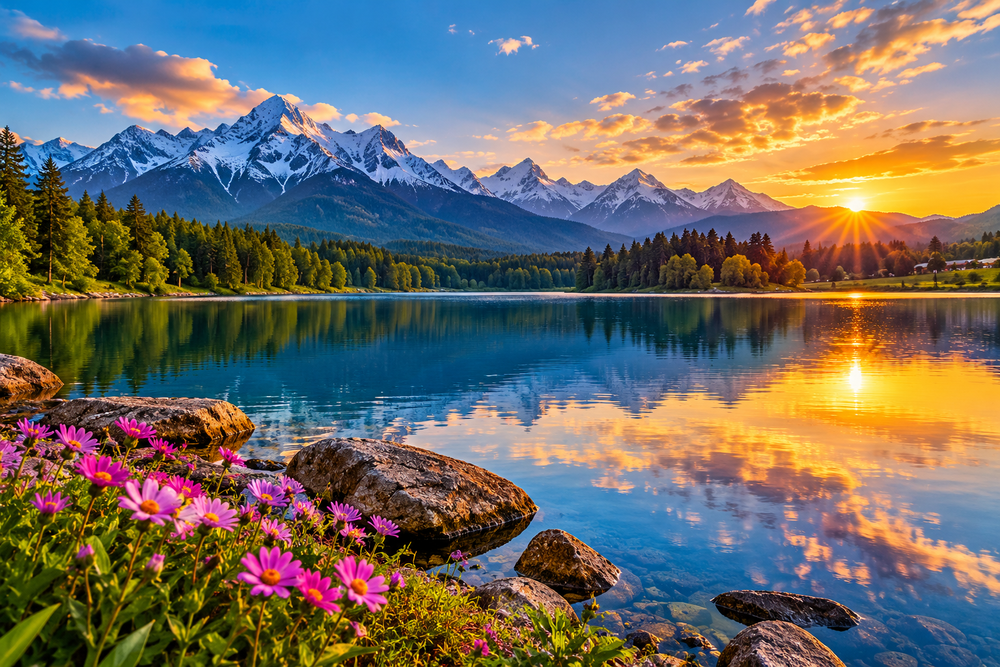
#> input picture computer_vision_experiment/sample_image.png, 1000 x 667 px, shrunk from 1536 x 1024 before the run
$ python experiment18.py
#> lines starting #> are read from the running program, lines starting #| are printed output that depends on the picture
import cv2
import matplotlib.pyplot as plt

image = cv2.imread("sample_image.png")
#> image is the input picture: shape (667, 1000, 3); mean B, G, R 101.1, 108.3, 112.5

if image is None:
    print("Error: Image not found!")
    exit()

image_rgb = cv2.cvtColor(image, cv2.COLOR_BGR2RGB)
h, w, c = image_rgb.shape
#> h = 667; w = 1000; c = 3

roi = image_rgb[int(h * 0.2):int(h * 0.6), int(w * 0.2):int(w * 0.6)].copy()
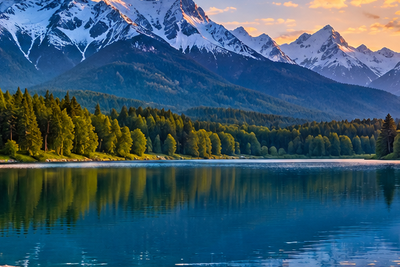
#> roi: shape (267, 400, 3); mean R, G, B 55.9, 87.8, 107

pasted_image = image_rgb.copy()
rh, rw, _ = roi.shape
#> rh = 267; rw = 400
pasted_image[0:rh, 0:rw] = roi
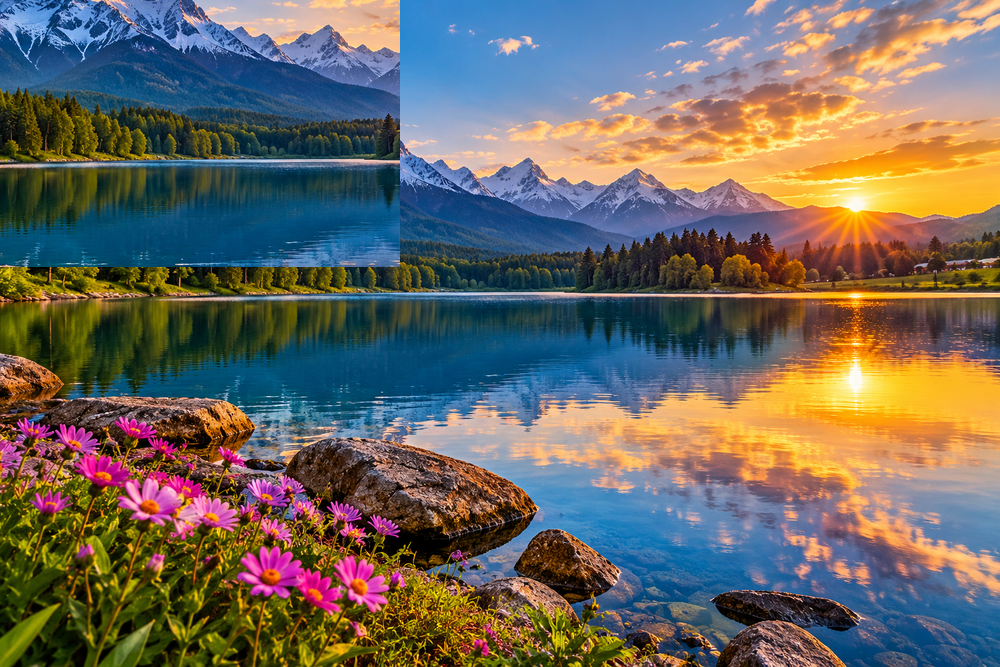
#> pasted_image: shape (667, 1000, 3); mean R, G, B 109, 104.1, 95.3

plt.figure(figsize=(12, 4))

plt.subplot(1, 3, 1)
plt.imshow(image_rgb)
plt.title("Original Image")
plt.axis("off")

plt.subplot(1, 3, 2)
plt.imshow(roi)
plt.title("Cropped ROI")
plt.axis("off")

plt.subplot(1, 3, 3)
plt.imshow(pasted_image)
plt.title("ROI Pasted")
plt.axis("off")

plt.tight_layout()
plt.show()
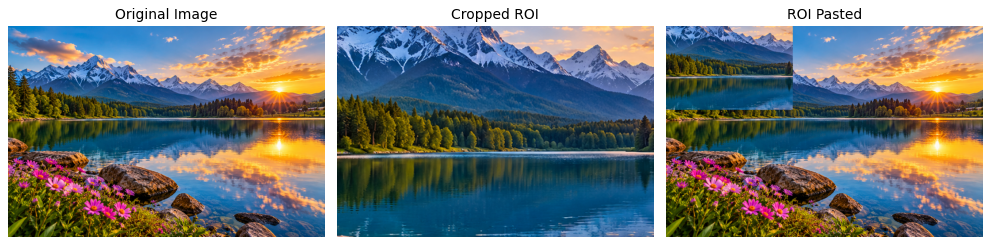
#> figure drawn by matplotlib, 3 panels
